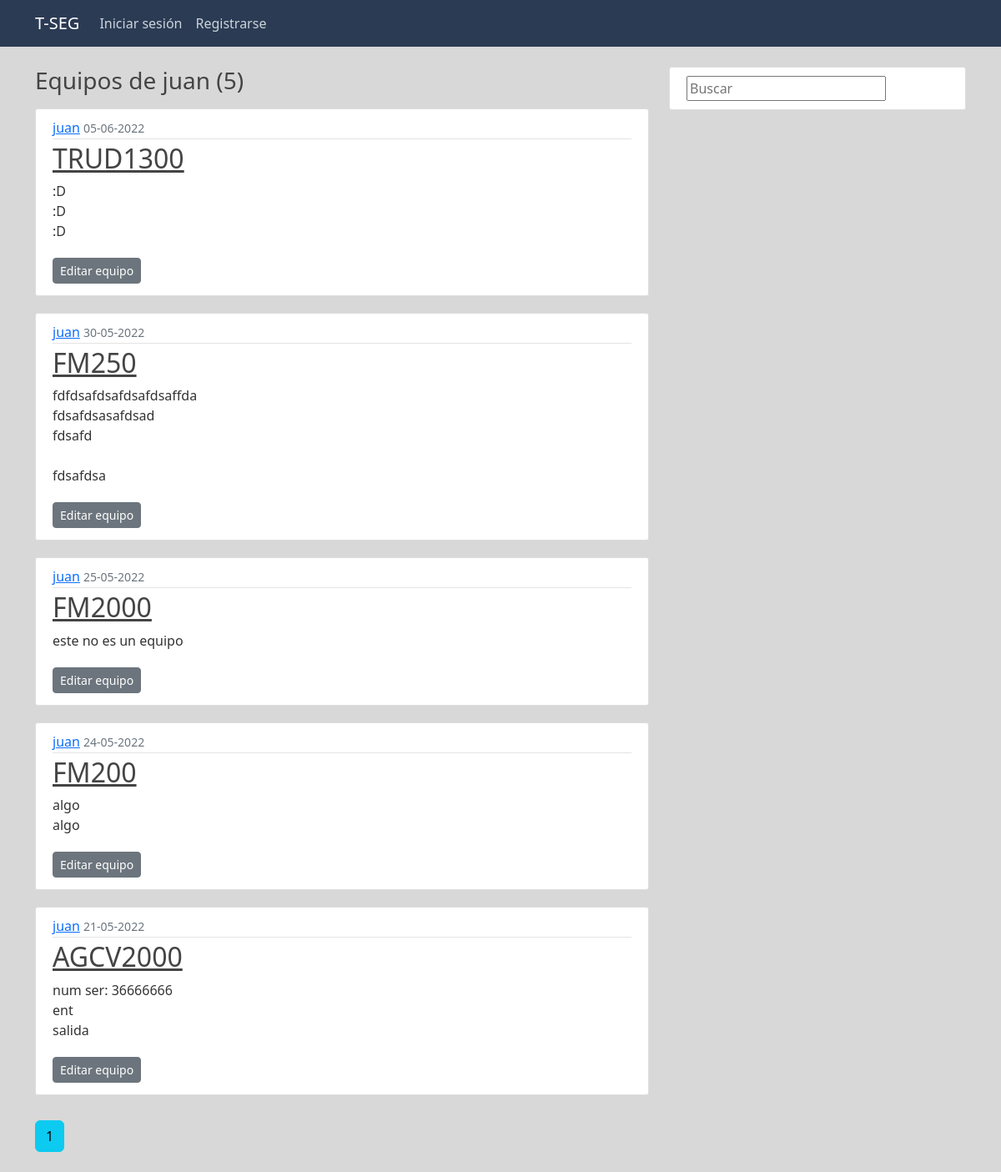
Page /client/juan on the committed database.
### tseg/models.py (models this page shows, shortened)
class Client(db.Model):
	id = db.Column(db.Integer, primary_key=True)
	client_name = db.Column(db.String(150), unique=False, nullable=False)
	business_name = db.Column(db.String(150), unique=False, nullable=False)
	contact = db.Column(db.String(250), unique=False, nullable=False)
	comments = db.Column(db.Text)
	user_id = db.Column(db.Integer, db.ForeignKey('user.id'), nullable=False)
	equipments = db.relationship('Equipment', backref='owner', lazy=True)
	def __repr__(self):
		return f"Cliente('{self.client_name}', '{self.business_name}')"

class Equipment(db.Model):
	id = db.Column(db.Integer, primary_key=True)
	title = db.Column(db.String(150), unique=False, nullable=False)
	date_created = db.Column(db.DateTime, nullable=False, default=datetime.utcnow)
	last_modified = db.Column(db.DateTime, nullable=False, default=datetime.utcnow)
	content = db.Column(db.Text, nullable=False)
	user_id = db.Column(db.Integer, db.ForeignKey('user.id'), nullable=False)
	client_id = db.Column(db.Integer, db.ForeignKey('client.id'), nullable=True)

### tseg/clients/routes.py (the view)
@clients.route("/client/<string:client_name>")
def client_equipments(client_name):
	page = request.args.get('page', 1, type=int) #num pagina de mensajes
	client = Client.query.filter_by(client_name=client_name).first_or_404()
	equipments = Equipment.query.filter_by(owner=client)\
					.order_by(Equipment.last_modified.desc())\
					.paginate(page=page, per_page=5)
	return render_template('client_equipments.html', title=client.client_name, equipments=equipments, client=client)

### tseg/templates/client_equipments.html
{% extends "layout.html" %}
{% block content %}
    <h3 class="mb-3">Equipos de {{ client.client_name }} ({{ equipments.total }})</h3>
    {% for equipment in equipments.items %}
        <article class="media content-section">
          	<div class="media-body">
            	<div class="article-metadata">
              		<a class="mr-2" href="{{ url_for('clients.client_equipments', client_name=equipment.owner.client_name) }}">{{ equipment.owner.client_name }}</a>
              		<small class="text-muted">{{ equipment.last_modified.strftime('%d-%m-%Y') }}</small>
            	</div>
            	<h2><a class="article-title" href="{{ url_for('equipments.equipment', equipment_id=equipment.id) }}">{{ equipment.title }}</a></h2>
            	<p class="article-content">{{ equipment.content }}</p>
                <a class="btn btn-secondary btn-sm mt-1 mb-1" href="{{ url_for('equipments.update_equipment', equipment_id=equipment.id, client_id=equipment.owner) }}">Editar equipo</a>
          </div>
        </article>
    {% endfor %}
    {% for page_num in equipments.iter_pages(left_edge=1, right_edge=1, left_current=1, right_current=2) %}
    {% if page_num %}
        {% if equipments.page == page_num %}
            <a class="btn btn-info mb-4" href="{{ url_for('clients.client_equipments', client_name=client.client_name, page=page_num) }}">{{ page_num }}</a>
        {% else %}
            <a class="btn btn-outline-info mb-4" href="{{ url_for('clients.client_equipments', client_name=client.client_name, page=page_num) }}">{{ page_num }}</a>
        {% endif %}
    {% else %}
        ...
    {% endif %}
    {% endfor %}
{% endblock content %}

### tseg/static/estilo.css (style rules this page uses)
body { background: #D8D8D8; color: #333333; margin-top: 5rem; }
h1, h2, h3, h4, h5, h6 { color: #444444; }
.content-section { background: #ffffff; padding: 10px 20px; border: 1px solid #dddddd; border-radius: 3px; margin-bottom: 20px; }
.article-title { color: #444444; }
.article-content { white-space: pre-line; }
.article-metadata { padding-bottom: 1px; margin-bottom: 4px; border-bottom: 1px solid #e3e3e3 }
.btn { margin-top: 10px; }

### rows in the picture
Client: client_name "juan"
Equipment: owner.client_name "juan", last_modified "05-06-2022", title "TRUD1300", content ":D :D :D"
Equipment: owner.client_name "juan", last_modified "30-05-2022", title "FM250", content "fdfdsafdsafdsafdsaffda fdsafdsasafdsad fdsafd fdsafdsa"
Equipment: owner.client_name "juan", last_modified "25-05-2022", title "FM2000", content "este no es un equipo"
Equipment: owner.client_name "juan", last_modified "24-05-2022", title "FM200", content "algo algo"
Equipment: owner.client_name "juan", last_modified "21-05-2022", title "AGCV2000", content "num ser: 36666666 ent salida"

### other values in the picture
{{ equipments.total }} "5"
{{ page_num }} "1"
